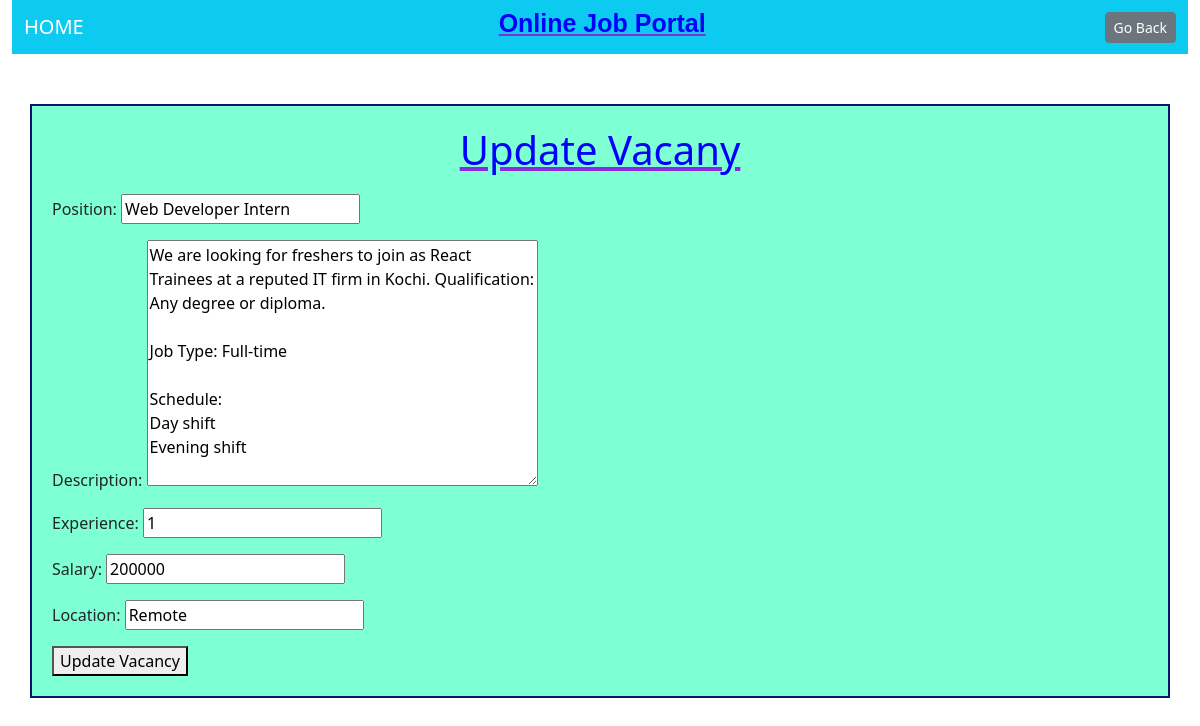
/update_vacancy/5 (signed in), run on the app's committed database.
### jobportal_app/models.py (models this page shows, shortened)
class Vacancy(models.Model):
    company = models.ForeignKey(Company, related_name='vacancies', on_delete=models.CASCADE)
    position = models.CharField(max_length=200,null=True)
    description = models.TextField(max_length=2000, null=True)
    experience = models.IntegerField(null=True)
    salary =models.IntegerField(null=True)
    location = models.CharField(max_length=2000, null=True)

### jobportal_app/views.py (the view)
# urls.py: path('update_vacancy/<int:vacancy_id>',views.update_vacancy, name='update_vacancy'),
@login_required(login_url='/loginUser')
def update_vacancy(request,vacancy_id):
    hr = HR.objects.get(user=request.user)
    company = hr.company
    vacancy = get_object_or_404(Vacancy,id=vacancy_id)
    if request.method == 'POST':
        form = VacanciesForm(request.POST,instance=vacancy)  # update existing company form
        if form.is_valid():
            vacancy_data = form.cleaned_data
            existing_vacancy= Vacancy.objects.filter(
                company=company,
                position = vacancy_data['position'],
                description = vacancy_data['description'],
                salary = vacancy_data['salary'],
                experience = vacancy_data['experience'],
                location = vacancy_data['location']
                ).first()
            if existing_vacancy:
                message = "This job vacancy has already been added."
                return render(request, "thank_you.html", {'message': message})
            else:
                vacancy = form.save(commit=False)
                vacancy.company = company # Link the vacancy to the company
                vacancy.save()
                message = 'Vacancy has been updated.'
                return render(request, "thank_you.html", {'message': message})
    else:
        form = VacanciesForm(instance=vacancy)
    return render(request, "update_vacancy.html",{'form': form})

### jobportal_app/forms.py
class VacanciesForm(forms.ModelForm):
    class Meta:
        model = Vacancy
        fields =['position', 'description', 'experience', 'salary', 'location']

### jobportal_app/templates/update_vacancy.html (shortened to what this page needs)
{% extends "base.html" %}
{% load static %}
{% block extra_css %}
<link rel="stylesheet" href="{% static 'css/styles.css' %}">
{% endblock %}
{% block nav-section %}
<a class="btn  btn-sm btn-secondary" href="javascript:history.back()" role="button">Go Back</a>
{% endblock %}
{% block content %}
<div class="box container">
    <h1> Update Vacany</h1>
    <form method="POST">
        {{ form.as_p }}
        <button type="submit"> Update Vacancy </button>
    </form>
</div>
{% endblock %}

### jobportal_app/static/css/styles.css (style rules this page uses)
.box { padding: 20px; border: 2px solid rgb(10, 21, 110); background-color: aquamarine; }
h1 { color: blue; text-align: center; margin: 0; padding-bottom: 20px; text-decoration: underline; text-decoration-color:blueviolet; }

### data on the page
Vacancy: position "Web Developer Intern", description "We are looking for freshers to join as React Trainees at a reputed IT firm in Kochi. Qualification: Any degree or diploma. Job Type: Full-time Schedule: Day shift Evening shift", experience "1", salary "200000", location "Remote"
